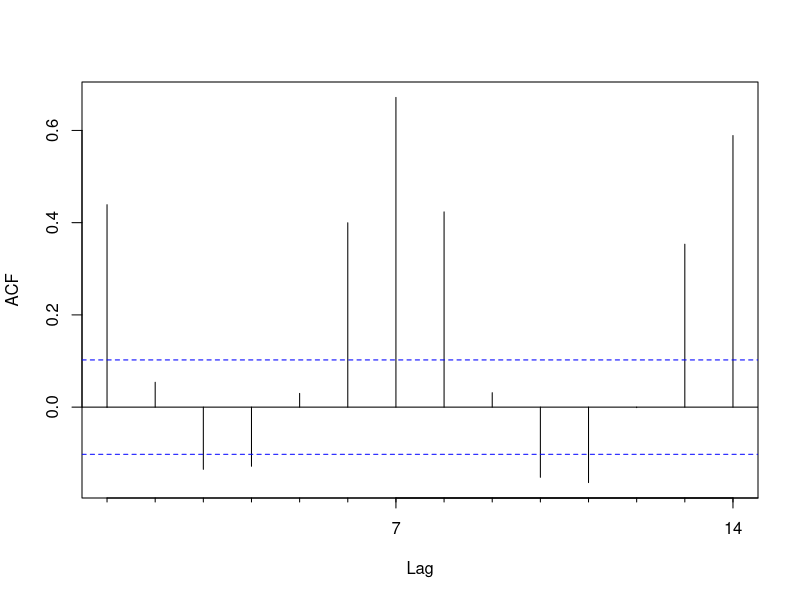
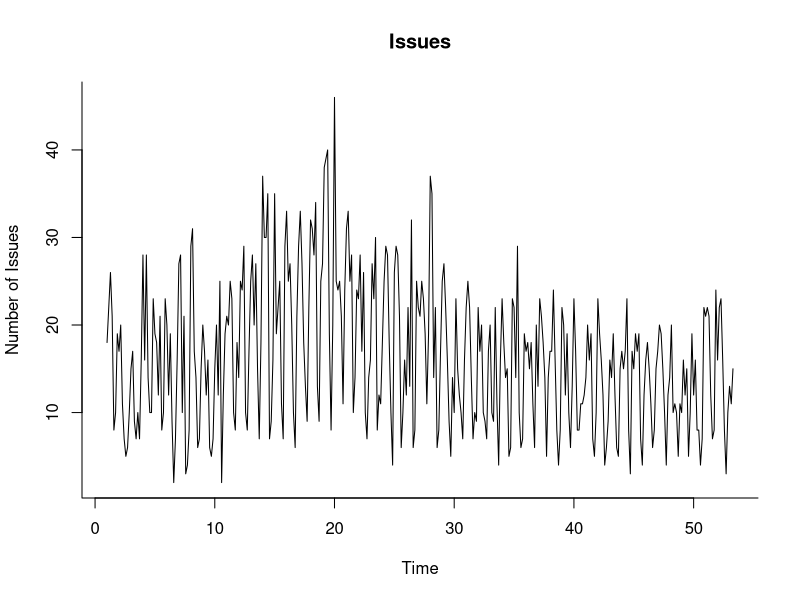
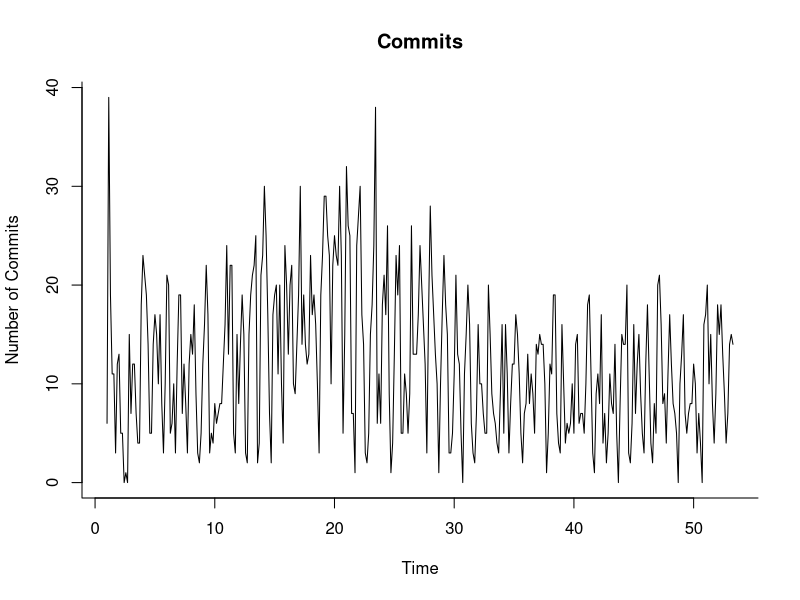
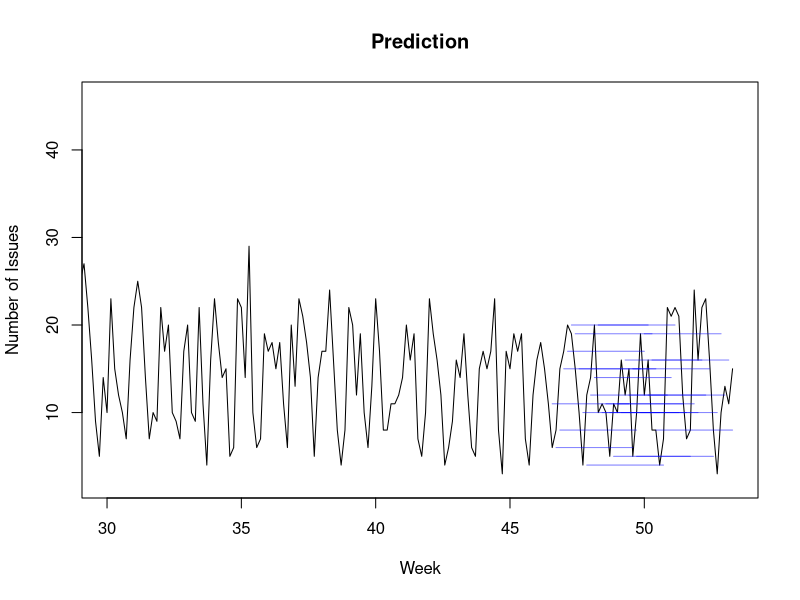
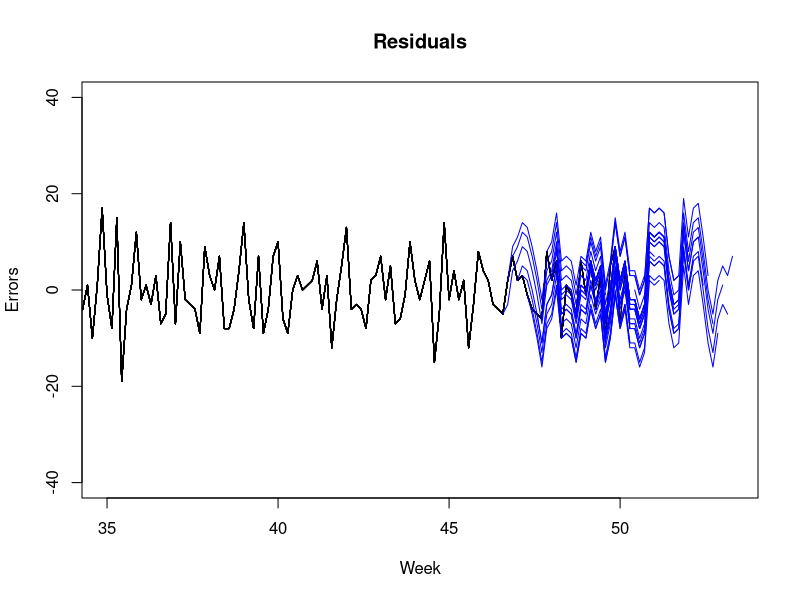
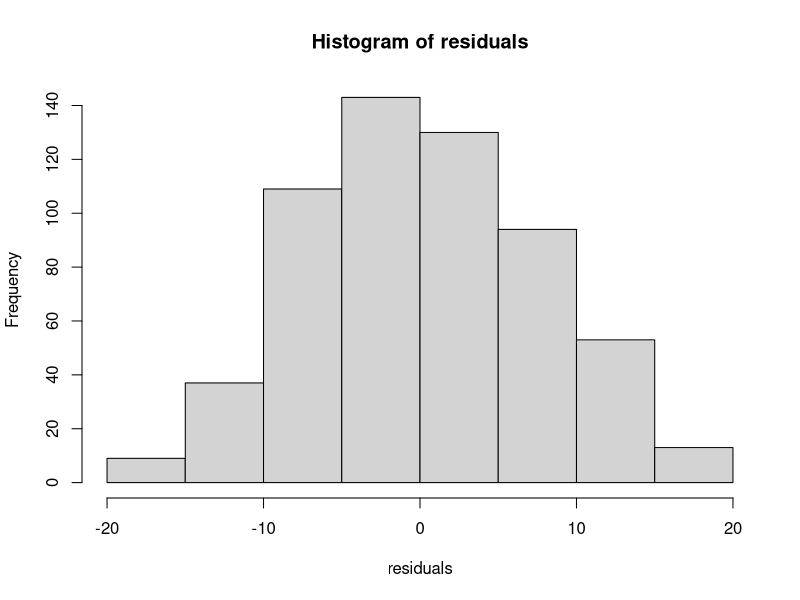
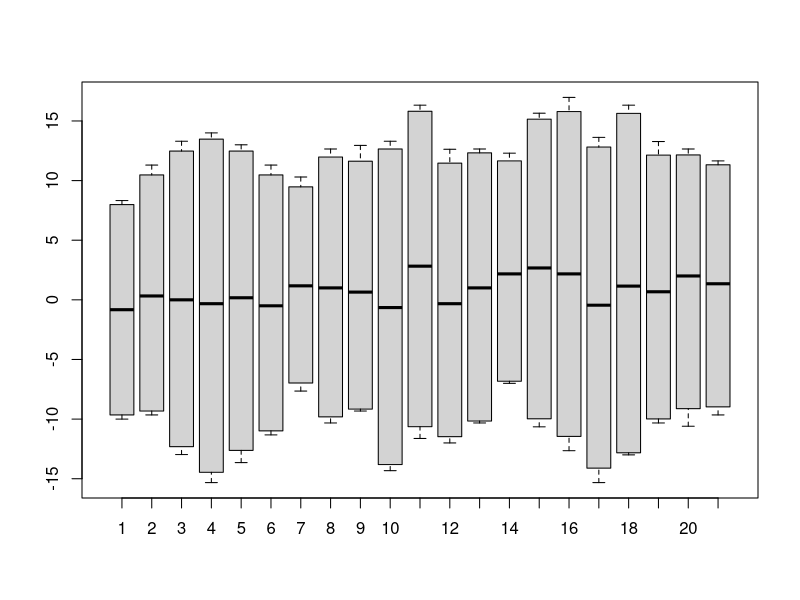
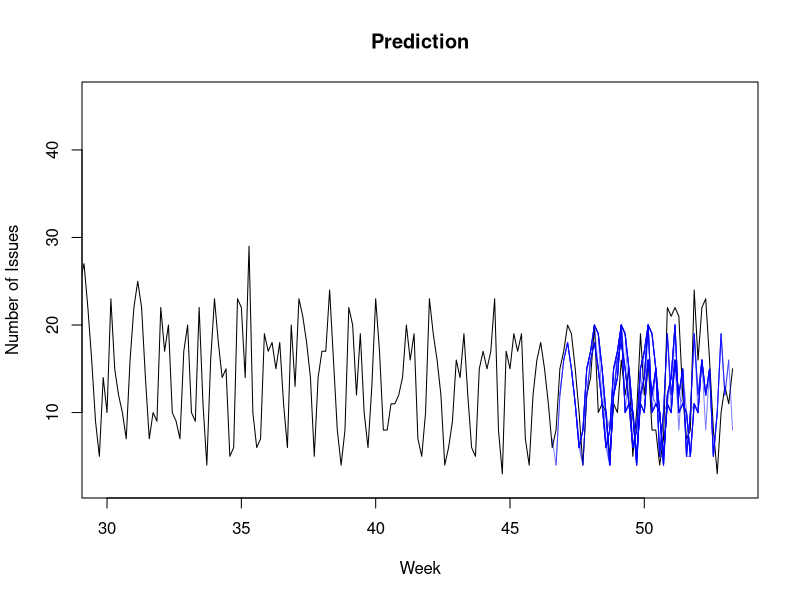

The R script that drew these images, in order: (Note: this script raises an error after producing the figures.)
## ---- chunk 1
#install.packages('forecast')

library('forecast')
library(knitr)
#load the data frame
repository.csv <- read.csv("time_series/apache_spark_daily.csv")

repository.csv$date = as.POSIXlt(as.Date(repository.csv$date,format='%Y-%m-%d'))
## ---- chunk 2
to_date <- repository.csv$date[length(repository.csv$date)]
from_date <- to_date
from_date$year <- from_date$year - 1

repository.csv <- subset(repository.csv, date <= to_date & date >= from_date)
## ---- chunk 3
#loading issues and commits into a ts object
issues.ts <- ts(repository.csv$number_of_issues, frequency = 7) 


Acf(issues.ts, lag.max = 14, main = "")

commits.ts <- ts(repository.csv$number_of_commits, frequency = 7) 
pull_requests.ts <- ts(repository.csv$number_of_pull_requests, frequency = 7) 

plot(issues.ts, main = 'Issues', bty = 'l', ylab = 'Number of Issues')
plot(commits.ts, main = 'Commits', bty = 'l', ylab = 'Number of Commits')
## ---- chunk 4
time <- time(issues.ts)

n.sample <- 28
n.valid <- 21


separate.train.test <- function(timeserie, n.valid) {
  time <- time(timeserie)
  n.train <- length(timeserie) - n.valid
  results <- list()
  results$train.ts <- window(timeserie, start=time[1], end=time[n.train])
  results$valid.ts <- window(timeserie, start=time[n.train+1], end=time[n.train+n.valid])
  return(results)
}
# create a matrix of 14 column, each column is a time series create by rolling forward
all.issues <- sapply(0:(n.sample - 1), function(i) return(separate.train.test(window(issues.ts,start=time[1],end=time[length(issues.ts)-i]), n.valid)))
all.commits <- sapply(0:(n.sample - 1), function(i) return(separate.train.test(window(commits.ts,start=time[1],end=time[length(commits.ts)-i]), n.valid)))

issues  <- separate.train.test(issues.ts, n.valid)
commits  <- separate.train.test(commits.ts, n.valid)
## ---- chunk 5
# utility functions
# all.forecast is a matirx of 21(length of validation period) * 14(14 rolling forward)
mean.all.accuracy <- function(all.forecast) {
  Reduce("+", all.forecast['summary',])/length(all.forecast['summary',])
}

plot.all.residuals <- function(all.forecast) {
  plot(1, type="l", main="Residuals", xlim=c(35, 53.3), ylim=c(-40, 40), xlab = 'Week', ylab = 'Errors')
  sapply(1:n.sample, function(i) lines(all.forecast['train', i]$train - all.forecast['fitted', i]$fitted))
  sapply(1:n.sample, function(i) lines(all.forecast['residual',i]$residual, col = 'blue'))
  return(NULL)
}

plot.all.pred <- function(all.forecast) {
  plot(issues.ts, main="Prediction", xlim=c(30, 53.3), xlab = 'Week', ylab = 'Number of Issues')
  if (class(all.forecast['pred',1]$pred) == "forecast") {
    sapply(1:n.sample, function(i) lines(all.forecast['pred',i]$pred$mean, col=rgb(0, 0, 1, 0.5)))
  } else {
    sapply(1:n.sample, function(i) lines(all.forecast['pred',i]$pred, col=rgb(0, 0, 1, 0.5)))
  }
  return(NULL)
}

plot.pred <- function(forecast.with.interval.ts) {
  plot(issues.ts, main="Prediction Interval", xlim=c(30, 53.3), xlab = 'Week', ylab = 'Number of Issues')
  # how to plot shade, why is it not working here...~''
  apply(forecast.with.interval.ts, 2, function(x) lines(x))
  return(NULL)
}

hist.all.residuals <- function(all.forecast) {
  residuals <- sapply(1:n.sample, function(i) as.numeric(all.forecast['residual',i]$residual))
  hist(residuals)
  quantile(residuals,c(0.975,0.95,0.05,0.025))
}

# plot the boxplot of 21 validation period prediction residuals
boxplot.all.residuals <- function(all.forecast) {
  residuals <- sapply(1:n.sample, function(i) as.numeric(all.forecast['residual',i]$residual))
  boxplot(apply(residuals, 1, quantile.helper))
  return (quantile(residuals, c(0.975,0.95,0.05,0.025)))
}

# retrun the vector of qunatile of 0.975, 0.95, 0.05, 0.025
quantile.helper <- function(matrix) {
  return (quantile(matrix, c(0.975, 0.95, 0.05, 0.025)))
}

# get the quantile of each point prediction
get.quantile.of.residuals <- function(all.forecast) {
  residuals <- sapply(1:n.sample, function(i) as.numeric(all.forecast['residual',i]$residual))
  return (apply(residuals, 1, quantile.helper))
}

forecast.confidence <- function(ets.test.model.pred, quantile.of.residuals) {
  forecast.confidence.interval <- apply(quantile.of.residuals, 1, function(a.quantile) return(a.quantile+ets.test.model.pred))
  return(forecast.confidence.interval)
}

forecast.manual.interval <- function(x.train, f.train, f.pred, f.lower, f.upper) {
  mean <- f.pred
  x <- x.train
  residuals <- x.train - f.train
  fitted <- f.train
  level <- c(80, 95)
  lower <- f.lower
  upper <- f.upper
  
  # Construct output list
  output <- list(mean=mean, x=x, residuals=residuals, fitted=fitted, level=level, lower=lower, upper=upper)
  # Return with forecasting class
  return(structure(output, class='forecast'))
}

# to build custom forecast object
forecast.manual <- function(x.train, f.train, f.pred) {
  mean <- f.pred
  x <- x.train
  residuals <- x.train - f.train
  fitted <- f.train
  
  # Construct output list
  output <- list(mean=mean, x=x, residuals=residuals, fitted=fitted)
  # Return with forecasting class
  return(structure(output, class='forecast'))
}
## ---- chunk 6

naive.forecast <- function(sample) {
  results <- list()
  results$train <- sample$train.ts
  results$valid <- sample$valid.ts
  results$pred <- naive(sample$train.ts, h=n.valid)
  results$fitted <- results$pred$fitted
  results$residual <- sample$valid.ts - results$pred$mean
  results$summary <- accuracy(results$pred, sample$valid.ts)
  return(results)
}

all.naive.forecast <- sapply(1:n.sample, function(i) return(naive.forecast(all.issues[,i])))

kable(mean.all.accuracy(all.naive.forecast))
## ---- chunk 7
plot.all.pred(all.naive.forecast)
## ---- chunk 8
plot.all.residuals(all.naive.forecast)
## ---- chunk 9
hist.all.residuals(all.naive.forecast)
## ---- chunk 10
boxplot.all.residuals(all.naive.forecast)
## ---- chunk 11
snaive.forecast <- function(sample) {
  results <- list()
  results$train <- sample$train.ts
  results$valid <- sample$valid.ts
  results$pred <- snaive(sample$train.ts, h=n.valid)
  results$fitted <- results$pred$fitted
  results$residual <- sample$valid.ts - results$pred$mean
  results$summary <- accuracy(results$pred, sample$valid.ts)
  
  return(results)
}

all.snaive.forecast <- sapply(1:n.sample, function(i) return(snaive.forecast(all.issues[,i])))

kable(mean.all.accuracy(all.snaive.forecast))
## ---- chunk 12
plot.all.pred(all.snaive.forecast)
## ---- chunk 13
plot.all.residuals(all.snaive.forecast)
## ---- chunk 14
hist.all.residuals(all.snaive.forecast)
## ---- chunk 15
hw.forecast <- function(sample) {
  results <- list()
  results$train <- sample$train.ts
  results$valid <- sample$valid.ts
  results$model <- ets(sample$train.ts, model = "ZNA")
  results$pred <- forecast(results$model, h=n.valid)
  results$fitted <- results$pred$fitted
  results$residual <- sample$valid.ts - results$pred$mean
  results$summary <- accuracy(results$pred, sample$valid.ts)
  return(results)
}


all.hw.forecast <- sapply(1:n.sample, function(i) return(hw.forecast(all.issues[,i])))
# all.hw.forecast.future <- sapply(1:n.sample, function(i) return( forecast()))

ets.test.model <- ets(issues.ts, model = "ZAA")
ets.test.model.pred <- forecast(ets.test.model, h=n.valid)
quantile.of.residuals <- get.quantile.of.residuals(all.hw.forecast)
# the prediction intrerval of each time stamp
ets.test.model.pred.confidence.interval <- forecast.confidence(ets.test.model.pred$mean, quantile.of.residuals)
# convert the prediction interval into time series object
ets.test.model.pred.confidence.interval.ts <- ts(ets.test.model.pred.confidence.interval, start = c(53, 4), end = c(56, 3), frequency = 7)
forecast.object <- forecast.manual.interval(x.train=issues.ts, f.train=ets.test.model$fitted, f.pred=ets.test.model.pred$mean, f.lower=ets.test.model.pred.confidence.interval.ts[,1:2], f.upper= ets.test.model.pred.confidence.interval.ts[,3:4])


kable(mean.all.accuracy(all.hw.forecast))
## ---- chunk 16
plot.all.pred(all.hw.forecast)
## ---- chunk 17
plot.all.residuals(all.hw.forecast)
## ---- chunk 18
hist.all.residuals(all.hw.forecast)
boxplot.all.residuals(all.hw.forecast)
# plot the prediction on test period with the prediction interval
plot(forecast.object, xlim=c(30, 56))

## ---- chunk 19
ma.dd.forecast <- function(sample) {
  train.issues.d1 <- diff(sample$train.ts, lag = 1)
  train.issues.d1.d7 <- diff(train.issues.d1, lag = 7)
  
  ma.trailing <- rollmean(train.issues.d1.d7, k = 7, align = "right")
  last.ma <- tail(ma.trailing, 1)
  ma.trailing.pred <- ts(c(ma.trailing, rep(last.ma, n.valid)), start=c(3, 1), frequency = 7)
  
  ma.dd.pred.d1 <- train.issues.d1
  ma.dd.pred <- sample$train.ts
  
  for(i in 1:(n.valid/7)) {
    ma.dd.pred.d1 <- ma.trailing.pred + lag(ma.dd.pred.d1,k = -7)
    ma.dd.pred <- ma.dd.pred.d1 + lag(ma.dd.pred,k = -8)
  }
  
  results <- list()
  results$train <- sample$train.ts
  results$valid <- sample$valid.ts
  
  valid.time <- time(results$valid)
  train.time <- time(results$train)
  
  dd.fitted <- window(ma.dd.pred, start=c(5,3), end=end(train.time), frequency=frequency(train.time))
  dd.pred <- window(ma.dd.pred, start=start(valid.time), end=end(valid.time), frequency=frequency(valid.time))
  
  results$pred <- forecast.manual(window(results$train, start=c(5,3)), dd.fitted, dd.pred)
  results$fitted <- results$pred$fitted

  results$residual <- sample$valid.ts - results$pred$mean
  results$summary <- accuracy(results$pred, sample$valid.ts)
  
  return(results)
}

all.ma.dd.forecast <- sapply(1:n.sample, function(i) return(ma.dd.forecast(all.issues[,i])))

kable(mean.all.accuracy(all.ma.dd.forecast))
## ---- chunk 20
plot.all.pred(all.ma.dd.forecast)
## ---- chunk 21
plot.all.residuals(all.ma.dd.forecast)
## ---- chunk 22
hist.all.residuals(all.ma.dd.forecast)
## ---- chunk 23
regr.add.forecast <- function(sample) {
  results <- list()
  results$train <- sample$train.ts
  results$valid <- sample$valid.ts
  results$model <- tslm(sample$train.ts ~ season)
  results$pred <- forecast(results$model, h=n.valid)
  results$fitted <- results$pred$fitted
  results$residual <- sample$valid.ts - results$pred$mean
  results$summary <- accuracy(results$pred, sample$valid.ts)
  
  return(results)
}

all.regr.add.forecast <- sapply(1:n.sample, function(i) return(regr.add.forecast(all.issues[,i])))

kable(mean.all.accuracy(all.regr.add.forecast))
## ---- chunk 24
plot.all.pred(all.regr.add.forecast)
## ---- chunk 25
plot.all.residuals(all.regr.add.forecast)
## ---- chunk 26
hist.all.residuals(all.regr.add.forecast)
## ---- chunk 27
regr.mult.forecast <- function(sample) {
  train.ts <- sample$train.ts
  valid.ts <- sample$valid.ts
  train.lm <- tslm(train.ts ~ season, lambda = 0)
  train.lm.pred <- forecast(train.lm, h=n.valid)
  lm.summary <- accuracy(train.lm.pred, valid.ts)
  
  results <- list()
  results$train <- train.ts
  results$valid <- valid.ts
  results$model <- train.lm
  results$pred <- train.lm.pred
  results$fitted <- train.lm.pred$fitted
  results$residual <- valid.ts - train.lm.pred$mean
  results$summary <- lm.summary
  
  return(results)
}

all.regr.mult.forecast <- sapply(1:n.sample, function(i) return(regr.mult.forecast(all.issues[,i])))

kable(mean.all.accuracy(all.regr.mult.forecast))
## ---- chunk 28
plot.all.pred(all.regr.mult.forecast)
## ---- chunk 29
plot.all.residuals(all.regr.mult.forecast)
## ---- chunk 30
hist.all.residuals(all.regr.mult.forecast)

## ---- chunk 31
arima.forecast <- function(sample) {
  results <- list()
  results$train <- sample$train.ts
  results$valid <- sample$valid.ts
  results$model <- Arima(sample$train.ts, order=c(1,0,0), seasonal=c(1,1,1))
  results$pred <- forecast(results$model, h=n.valid)
  results$fitted <- results$pred$fitted
  results$residual <- sample$valid.ts - results$pred$mean
  results$summary <- accuracy(results$pred, sample$valid.ts)
  return(results)
}

all.arima.forecast <- sapply(1:n.sample, function(i) return(arima.forecast(all.issues[,i])))

kable(mean.all.accuracy(all.arima.forecast))
## ---- chunk 32
plot.all.pred(all.arima.forecast)
## ---- chunk 33
plot.all.residuals(all.arima.forecast)
## ---- chunk 34
hist.all.residuals(all.arima.forecast)
## ---- chunk 35
nnetar.forecast <- function(sample) {
  results <- list()
  results$train <- sample$train.ts
  results$valid <- sample$valid.ts
  results$model <- nnetar(sample$train.ts, repeats = 20, p=1, P=1, size=7 )
  results$pred <- forecast(results$model, h=n.valid)
  results$fitted <- results$pred$fitted
  results$residual <- sample$valid.ts - results$pred$mean
  results$summary <- accuracy(results$pred, sample$valid.ts)
  
  return(results)
}

all.nnetar.forecast <- sapply(1:n.sample, function(i) return(nnetar.forecast(all.issues[,i])))

kable(mean.all.accuracy(all.nnetar.forecast))
## ---- chunk 36
plot.all.pred(all.nnetar.forecast)
## ---- chunk 37
plot.all.residuals(all.nnetar.forecast)
## ---- chunk 38
hist.all.residuals(all.nnetar.forecast)
## ---- chunk 39
regr.ext.forecast <- function(issues, commits.sample) {
  commits_x <- ts(c(commits.sample$train.ts[1:(length(commits.sample$train.ts) - 1)]), frequency = 7, start = c(1,2))
  issues$train.ts <- window(issues$train.ts, start=c(1,2))
  
  newdata <- data.frame(as.numeric(snaive(commits_x, h=n.valid)$mean))
  colnames(newdata) <- c('commits_x')
  
  results <- list()
  results$train <- issues$train.ts
  results$valid <- issues$valid.ts
  results$model <- tslm(issues$train.ts ~ season + commits_x)
  results$pred <- forecast(results$model, h=n.valid, newdata=newdata)
  results$fitted <- results$pred$fitted
  results$residual <- issues$valid.ts - results$pred$mean
  results$summary <- accuracy(results$pred, issues$valid.ts)
  
  return(results)
}

all.regr.ext.forecast <- sapply(1:n.sample, function(i) return(regr.ext.forecast(all.issues[,i], all.commits[,i])))

kable(mean.all.accuracy(all.regr.ext.forecast))
## ---- chunk 40
plot.all.pred(all.regr.ext.forecast)
## ---- chunk 41
plot.all.residuals(all.regr.ext.forecast)
## ---- chunk 42
hist.all.residuals(all.regr.ext.forecast)
## ---- chunk 43
ensemble.forecast <- function(list.of.forecast) {
  results <- list()
  results$train <- list.of.forecast[[1]]$train
  results$valid <- list.of.forecast[[1]]$valid
  
  valid.time <- time(results$valid)
  train.time <- time(results$train)
  
  mean.pred <- ts(
    rowMeans(sapply(list.of.forecast, function(forecast) forecast$pred$mean)), 
    start=start(valid.time), 
    end=end(valid.time), 
    frequency=frequency(valid.time))
  
  mean.fitted <- ts(
    rowMeans(sapply(list.of.forecast, function(forecast) window(forecast$fitted, start=c(5,3)))), 
    start=start(train.time), 
    end=end(train.time), 
    frequency=frequency(train.time))
  
  results$pred <- forecast.manual(window(results$train, start=c(5,3)), mean.fitted, mean.pred)
  
  results$fitted <- results$pred$fitted
  
  results$residual <- results$valid - results$pred$mean
  results$summary <- accuracy(results$pred, results$valid)
  
  return(results)
}

all.ensemble.forecast <- sapply(
  1:n.sample, 
  function(i) return(ensemble.forecast(list(all.regr.ext.forecast[,i], all.regr.mult.forecast[,i], all.hw.forecast[,i])))
)

kable(mean.all.accuracy(all.ensemble.forecast))
## ---- chunk 44
plot.all.pred(all.ensemble.forecast)
## ---- chunk 45
plot.all.residuals(all.ensemble.forecast)
## ---- chunk 46
hist.all.residuals(all.ensemble.forecast)
